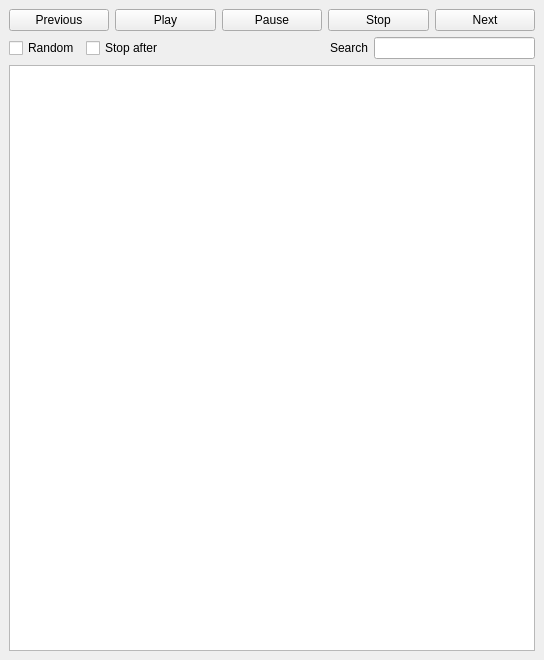
<?xml version="1.0" encoding="UTF-8"?>
<ui version="4.0">
 <class>MainWindow</class>
 <widget class="QMainWindow" name="MainWindow">
  <property name="geometry">
   <rect>
    <x>0</x>
    <y>0</y>
    <width>544</width>
    <height>660</height>
   </rect>
  </property>
  <property name="windowTitle">
   <string>satyr</string>
  </property>
  <widget class="QWidget" name="centralwidget">
   <layout class="QVBoxLayout" name="verticalLayout">
    <item>
     <layout class="QHBoxLayout" name="horizontalLayout">
      <item>
       <widget class="QPushButton" name="prevButton">
        <property name="text">
         <string>Previous</string>
        </property>
       </widget>
      </item>
      <item>
       <widget class="QPushButton" name="playButton">
        <property name="text">
         <string>Play</string>
        </property>
       </widget>
      </item>
      <item>
       <widget class="QPushButton" name="pauseButton">
        <property name="text">
         <string>Pause</string>
        </property>
       </widget>
      </item>
      <item>
       <widget class="QPushButton" name="stopButton">
        <property name="text">
         <string>Stop</string>
        </property>
       </widget>
      </item>
      <item>
       <widget class="QPushButton" name="nextButton">
        <property name="text">
         <string>Next</string>
        </property>
       </widget>
      </item>
     </layout>
    </item>
    <item>
     <layout class="QHBoxLayout" name="horizontalLayout_2">
      <item>
       <widget class="QCheckBox" name="randomCheck">
        <property name="text">
         <string>Random</string>
        </property>
       </widget>
      </item>
      <item>
       <widget class="QCheckBox" name="stopAfterCheck">
        <property name="text">
         <string>Stop after</string>
        </property>
       </widget>
      </item>
      <item>
       <spacer name="horizontalSpacer">
        <property name="orientation">
         <enum>Qt::Horizontal</enum>
        </property>
        <property name="sizeHint" stdset="0">
         <size>
          <width>40</width>
          <height>20</height>
         </size>
        </property>
       </spacer>
      </item>
      <item>
       <widget class="QLabel" name="label">
        <property name="text">
         <string>Search</string>
        </property>
        <property name="buddy">
         <cstring>searchEntry</cstring>
        </property>
       </widget>
      </item>
      <item>
       <widget class="SearchEntry" name="searchEntry"/>
      </item>
     </layout>
    </item>
    <item>
     <widget class="QListView" name="songsList">
      <property name="alternatingRowColors">
       <bool>true</bool>
      </property>
      <property name="selectionMode">
       <enum>QAbstractItemView::NoSelection</enum>
      </property>
     </widget>
    </item>
   </layout>
  </widget>
 </widget>
 <customwidgets>
  <customwidget>
   <class>SearchEntry</class>
   <extends>QLineEdit</extends>
   <header>satyr/custom_widgets.h</header>
  </customwidget>
 </customwidgets>
 <resources/>
 <connections/>
</ui>
